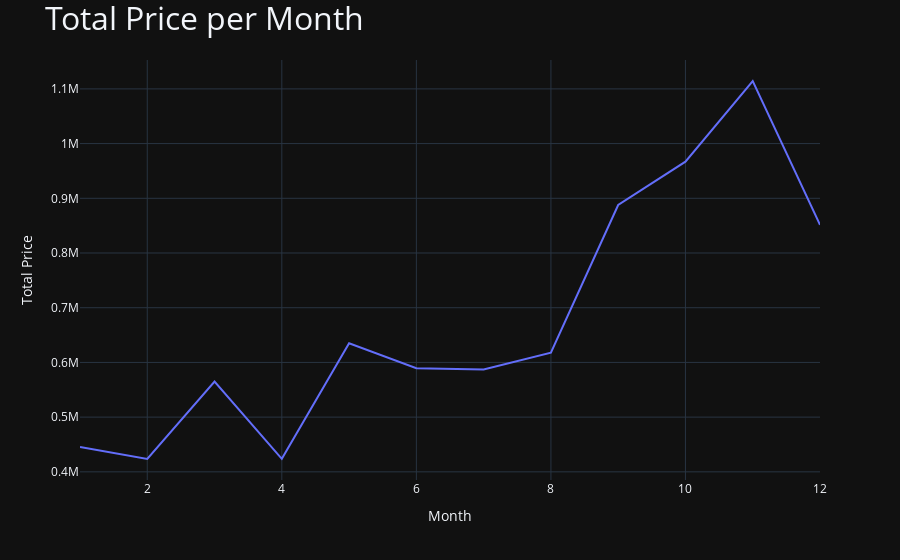

Write notebook code for a chart like this one.
### Code cell
fig = px.line(x=monthly_sales.index, y=monthly_sales.values)
fig.update_layout(
    title="Total Price per Month",
    xaxis_title="Month",
    yaxis_title="Total Price",
    title_font_size=32,
)
fig.show()

### Figure 1 — Plotly figure (JSON) as saved in the notebook; plotly's stock layout.template omitted (floating-point values rounded to 4 significant figures)
{"data": [{"hovertemplate": "x=%{x}<br>y=%{y}<extra></extra>", "legendgroup": "", "line": {"color": "#636efa", "dash": "solid"}, "marker": {"symbol": "circle"}, "mode": "lines", "name": "", "orientation": "v", "showlegend": false, "x": [1, 2, 3, 4, 5, 6, 7, 8, 9, 10, 11, 12], "xaxis": "x", "y": [445300.0, 423500.0, 565100.0, 423700.0, 635000.0, 589300.0, 587000.0, 617800.0, 887800.0, 966900.0, 1114000.0, 851600.0], "yaxis": "y", "type": "scatter"}], "layout": {"xaxis": {"anchor": "y", "domain": [0.0, 1.0], "title": {"text": "Month"}}, "yaxis": {"anchor": "x", "domain": [0.0, 1.0], "title": {"text": "Total Price"}}, "legend": {"tracegroupgap": 0}, "margin": {"t": 60}, "title": {"text": "Total Price per Month", "font": {"size": 32}}}}
